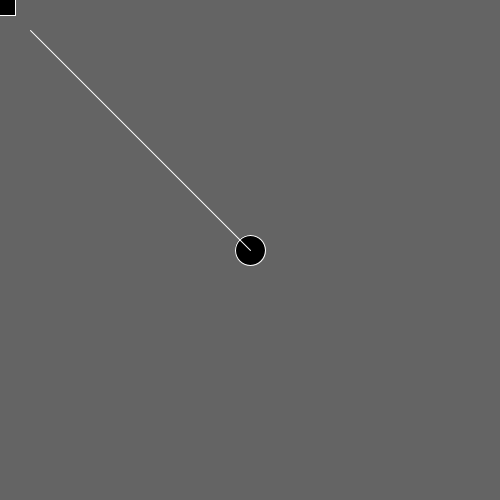
Frame 1 (no input)
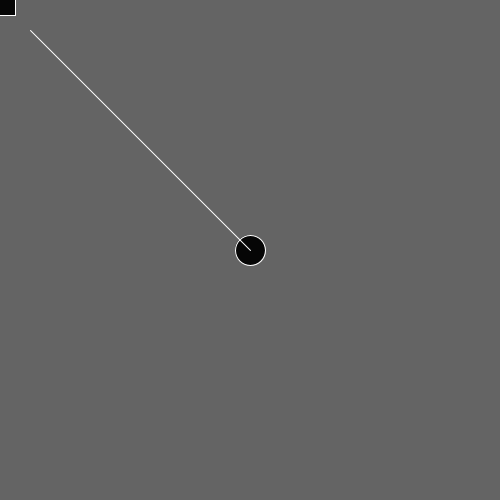
Frame 60 (the mouse pressed at the canvas centre just before this capture)
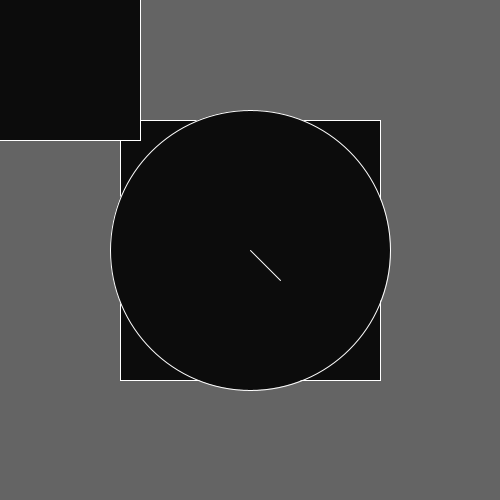
Frame 120 (the mouse held since frame 60 and released just before this capture)

The Processing sketch that drew these frames (run headless with seeded random() and noise(); from frame 60 on, the mouse is pressed at the canvas centre):

// Processing sketch: processing_102121
// ── processing_102121.pde

void setup () {
 size(500,500);
 frameRate(30); 
}

void draw() {
  background(100);
  stroke(255);
  fill(frameCount/10);
  rectMode(CENTER);
  rect(width/2, height/2, mouseX + 10, mouseY + 10);
  rect(0, 0, mouseX + 30, mouseY + 30);
  ellipse(width/2, height/2, mouseX + 30, mouseY + 30);
  line(width/2, height/2, mouseX + 30, mouseY + 30);
}

void keyPressed () {
 println(key); 
}
